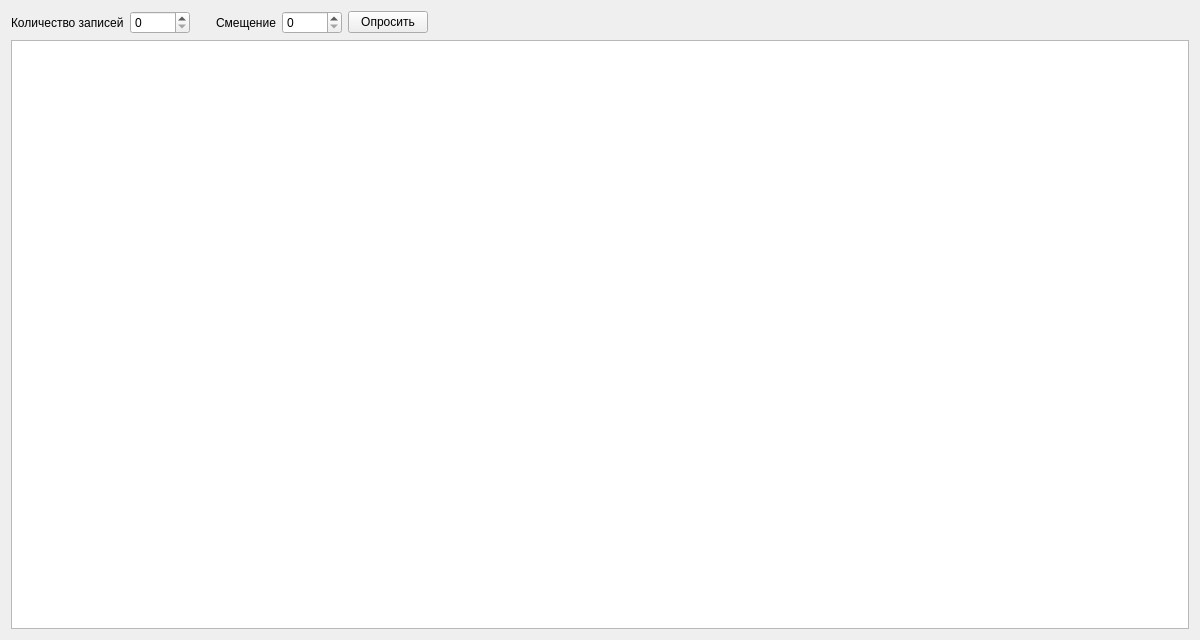
<?xml version="1.0" encoding="UTF-8"?>
<ui version="4.0">
 <class>Ksu735Manual0x30TestingWidget</class>
 <widget class="QWidget" name="Ksu735Manual0x30TestingWidget">
  <property name="geometry">
   <rect>
    <x>0</x>
    <y>0</y>
    <width>1200</width>
    <height>640</height>
   </rect>
  </property>
  <property name="windowTitle">
   <string>Form</string>
  </property>
  <layout class="QVBoxLayout" name="verticalLayout">
   <item>
    <layout class="QHBoxLayout" name="horizontalLayout">
     <item>
      <widget class="QLabel" name="recordCountLabel">
       <property name="text">
        <string>Количество записей</string>
       </property>
      </widget>
     </item>
     <item>
      <widget class="QSpinBox" name="recordCountSpinBox">
       <property name="minimumSize">
        <size>
         <width>60</width>
         <height>0</height>
        </size>
       </property>
      </widget>
     </item>
     <item>
      <spacer name="horizontalSpacer">
       <property name="orientation">
        <enum>Qt::Horizontal</enum>
       </property>
       <property name="sizeType">
        <enum>QSizePolicy::Minimum</enum>
       </property>
       <property name="sizeHint" stdset="0">
        <size>
         <width>20</width>
         <height>20</height>
        </size>
       </property>
      </spacer>
     </item>
     <item>
      <widget class="QLabel" name="offsetLabel">
       <property name="text">
        <string>Смещение</string>
       </property>
      </widget>
     </item>
     <item>
      <widget class="QSpinBox" name="offsetSpinBox">
       <property name="minimumSize">
        <size>
         <width>60</width>
         <height>0</height>
        </size>
       </property>
      </widget>
     </item>
     <item>
      <widget class="QPushButton" name="requestButton">
       <property name="text">
        <string>Опросить</string>
       </property>
      </widget>
     </item>
     <item>
      <spacer name="horizontalSpacer_2">
       <property name="orientation">
        <enum>Qt::Horizontal</enum>
       </property>
       <property name="sizeHint" stdset="0">
        <size>
         <width>40</width>
         <height>20</height>
        </size>
       </property>
      </spacer>
     </item>
    </layout>
   </item>
   <item>
    <widget class="QTableView" name="tableView"/>
   </item>
  </layout>
 </widget>
 <resources/>
 <connections/>
</ui>
